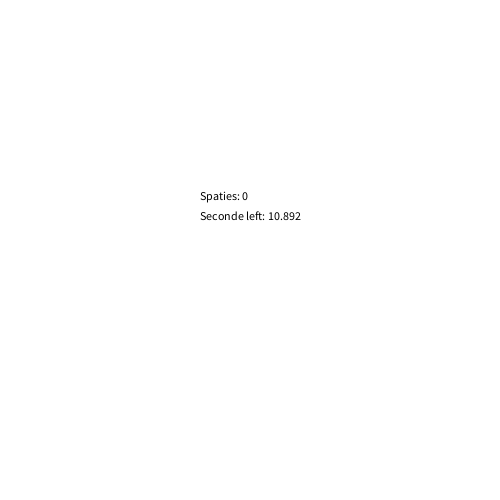
Frame 1 (no input)
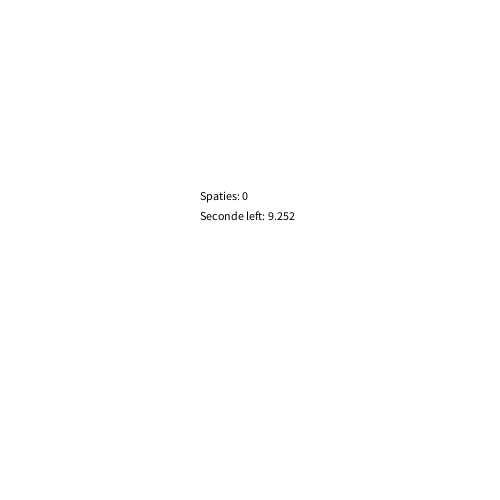
Frame 60 (the mouse pressed at the canvas centre just before this capture)
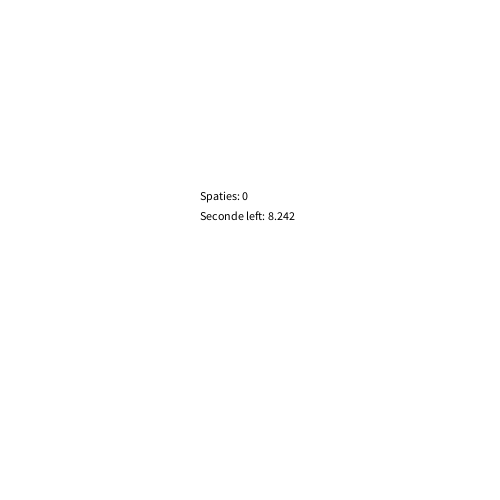
Frame 120 (the mouse held since frame 60 and released just before this capture)

The Processing sketch that drew these frames (run headless with seeded random() and noise(); from frame 60 on, the mouse is pressed at the canvas centre):

// Processing sketch: H12_opdr_2
// ── H12_opdr_2.pde
int seconden;
int leftAmount;
int millisleft;
int aantalSpaties = 0;
boolean racing = true;

void setup(){
  
size (500,500);
}

void draw(){
  background (255,255,255);
  
  seconden = millis()/1000;
  leftAmount = 10 - seconden;
 millisleft = 1000 - (millis()%1000);
 
 if (!racing){
   leftAmount = 0;
   millisleft = 0;
 }
  
  if(seconden >= 10){
    racing = false;
  }
  
  fill (0,0,0);
  text("Spaties: " + aantalSpaties, 200,200);
  text("Seconde left: " + leftAmount + "." + nf(millisleft, 3), 200,220);
}

void keyReleased(){
  if (keyCode == 32 && racing){
    aantalSpaties++;
  }
}
